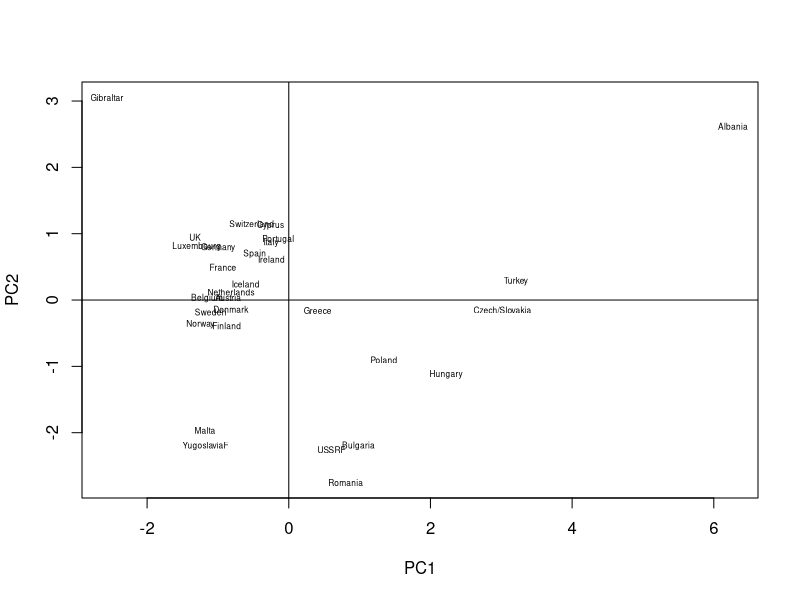

The R source for this figure:
# Exemplo 3

# limpando o ambiente
rm(list = ls())

# carregando os pacotes necessários

euroemp <- read.csv("Euroemp.csv",header=TRUE, row.names=1)
attach(euroemp) # anexando as variáveis no ambiente do R
# Correlações entre os nove grupos de indústrias
cor(euroemp[-1])

# realizando a análise de componentes principais a partir da função "prcomp"
euroemp_pca <- prcomp(euroemp[,-1],scale=TRUE)
summary(euroemp_pca) # apresentando os resultados

# Calculando uma tabela contendo os autovalores e as pocentagens de variação explicadas
(eigen_euroemp <- euroemp_pca$sdev^2)            # Eigenvalues are the sdev^2
names(eigen_euroemp) <- paste("PC",1:9,sep="")
eigen_euroemp
sumlambdas <- sum(eigen_euroemp)
propvar <- eigen_euroemp/sumlambdas
cumvar_euroemp <- cumsum(propvar)
matlambdas <- rbind(eigen_euroemp,propvar,cumvar_euroemp)
rownames(matlambdas) <- c("Autovalores","Prop. variancia","Prop acum. variancia")
# Apresentando a tabela com os autovalores e suas respectivas contribuições para a variância total. 
round(matlambdas,4)

# apresentando os autovetores
euroemp_pca$rotation

# The print method below is the same as  euroemp_pca$sdev and 
# euroemp_pca$rotation printed together
print(euroemp_pca)     # apresentando os XX 
# escores amostrais para os componentes
euroemp_pca$x

# Identificando os escores por país
eurotyp_pca <- data.frame(euroemp_pca$x)
eurotyp_pca

# realizando o gráfico dos escores para o primeiro e segundo componente
plot(eurotyp_pca$PC1, eurotyp_pca$PC2, type="n", 
     xlab="PC1", ylab="PC2", main="")
text(eurotyp_pca$PC1, eurotyp_pca$PC2,labels=rownames(euroemp), cex=0.5)
abline(h=0)
abline(v=0)
#
detach(euroemp)
# End of script